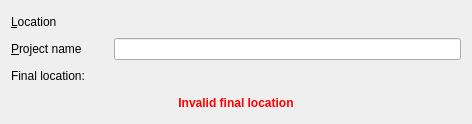
<?xml version="1.0" encoding="UTF-8"?>
<ui version="4.0">
 <class>Ruber::NewProjectWidget</class>
 <widget class="QWidget" name="Ruber::NewProjectWidget">
  <property name="geometry">
   <rect>
    <x>0</x>
    <y>0</y>
    <width>472</width>
    <height>124</height>
   </rect>
  </property>
  <property name="minimumSize">
   <size>
    <width>450</width>
    <height>100</height>
   </size>
  </property>
  <property name="windowTitle">
   <string>Form</string>
  </property>
  <layout class="QGridLayout" name="gridLayout">
   <item row="0" column="0">
    <widget class="QLabel" name="label">
     <property name="text">
      <string>&amp;Location</string>
     </property>
     <property name="buddy">
      <cstring>container_dir</cstring>
     </property>
    </widget>
   </item>
   <item row="0" column="2">
    <widget class="KUrlRequester" name="container_dir"/>
   </item>
   <item row="1" column="0">
    <widget class="QLabel" name="label_2">
     <property name="text">
      <string>&amp;Project name</string>
     </property>
     <property name="buddy">
      <cstring>project_name</cstring>
     </property>
    </widget>
   </item>
   <item row="1" column="1" rowspan="2">
    <spacer name="horizontalSpacer">
     <property name="orientation">
      <enum>Qt::Horizontal</enum>
     </property>
     <property name="sizeType">
      <enum>QSizePolicy::Preferred</enum>
     </property>
     <property name="sizeHint" stdset="0">
      <size>
       <width>17</width>
       <height>20</height>
      </size>
     </property>
    </spacer>
   </item>
   <item row="1" column="2">
    <widget class="KLineEdit" name="project_name"/>
   </item>
   <item row="2" column="0">
    <widget class="QLabel" name="label_3">
     <property name="text">
      <string>Final location:</string>
     </property>
    </widget>
   </item>
   <item row="2" column="2">
    <widget class="QLabel" name="final_location">
     <property name="text">
      <string/>
     </property>
    </widget>
   </item>
   <item row="3" column="0" colspan="3">
    <widget class="QLabel" name="invalid_project">
     <property name="palette">
      <palette>
       <active>
        <colorrole role="WindowText">
         <brush brushstyle="SolidPattern">
          <color alpha="255">
           <red>255</red>
           <green>0</green>
           <blue>0</blue>
          </color>
         </brush>
        </colorrole>
        <colorrole role="Text">
         <brush brushstyle="SolidPattern">
          <color alpha="255">
           <red>255</red>
           <green>0</green>
           <blue>0</blue>
          </color>
         </brush>
        </colorrole>
       </active>
       <inactive>
        <colorrole role="WindowText">
         <brush brushstyle="SolidPattern">
          <color alpha="255">
           <red>255</red>
           <green>0</green>
           <blue>0</blue>
          </color>
         </brush>
        </colorrole>
        <colorrole role="Text">
         <brush brushstyle="SolidPattern">
          <color alpha="255">
           <red>255</red>
           <green>0</green>
           <blue>0</blue>
          </color>
         </brush>
        </colorrole>
       </inactive>
       <disabled>
        <colorrole role="WindowText">
         <brush brushstyle="SolidPattern">
          <color alpha="255">
           <red>137</red>
           <green>141</green>
           <blue>146</blue>
          </color>
         </brush>
        </colorrole>
        <colorrole role="Text">
         <brush brushstyle="SolidPattern">
          <color alpha="255">
           <red>146</red>
           <green>146</green>
           <blue>146</blue>
          </color>
         </brush>
        </colorrole>
       </disabled>
      </palette>
     </property>
     <property name="font">
      <font>
       <weight>75</weight>
       <bold>true</bold>
      </font>
     </property>
     <property name="text">
      <string>Invalid final location</string>
     </property>
     <property name="alignment">
      <set>Qt::AlignCenter</set>
     </property>
    </widget>
   </item>
  </layout>
 </widget>
 <customwidgets>
  <customwidget>
   <class>KLineEdit</class>
   <extends>QLineEdit</extends>
   <header>klineedit.h</header>
  </customwidget>
  <customwidget>
   <class>KUrlRequester</class>
   <extends>QFrame</extends>
   <header>kurlrequester.h</header>
  </customwidget>
 </customwidgets>
 <tabstops>
  <tabstop>container_dir</tabstop>
  <tabstop>project_name</tabstop>
 </tabstops>
 <resources/>
 <connections/>
</ui>
